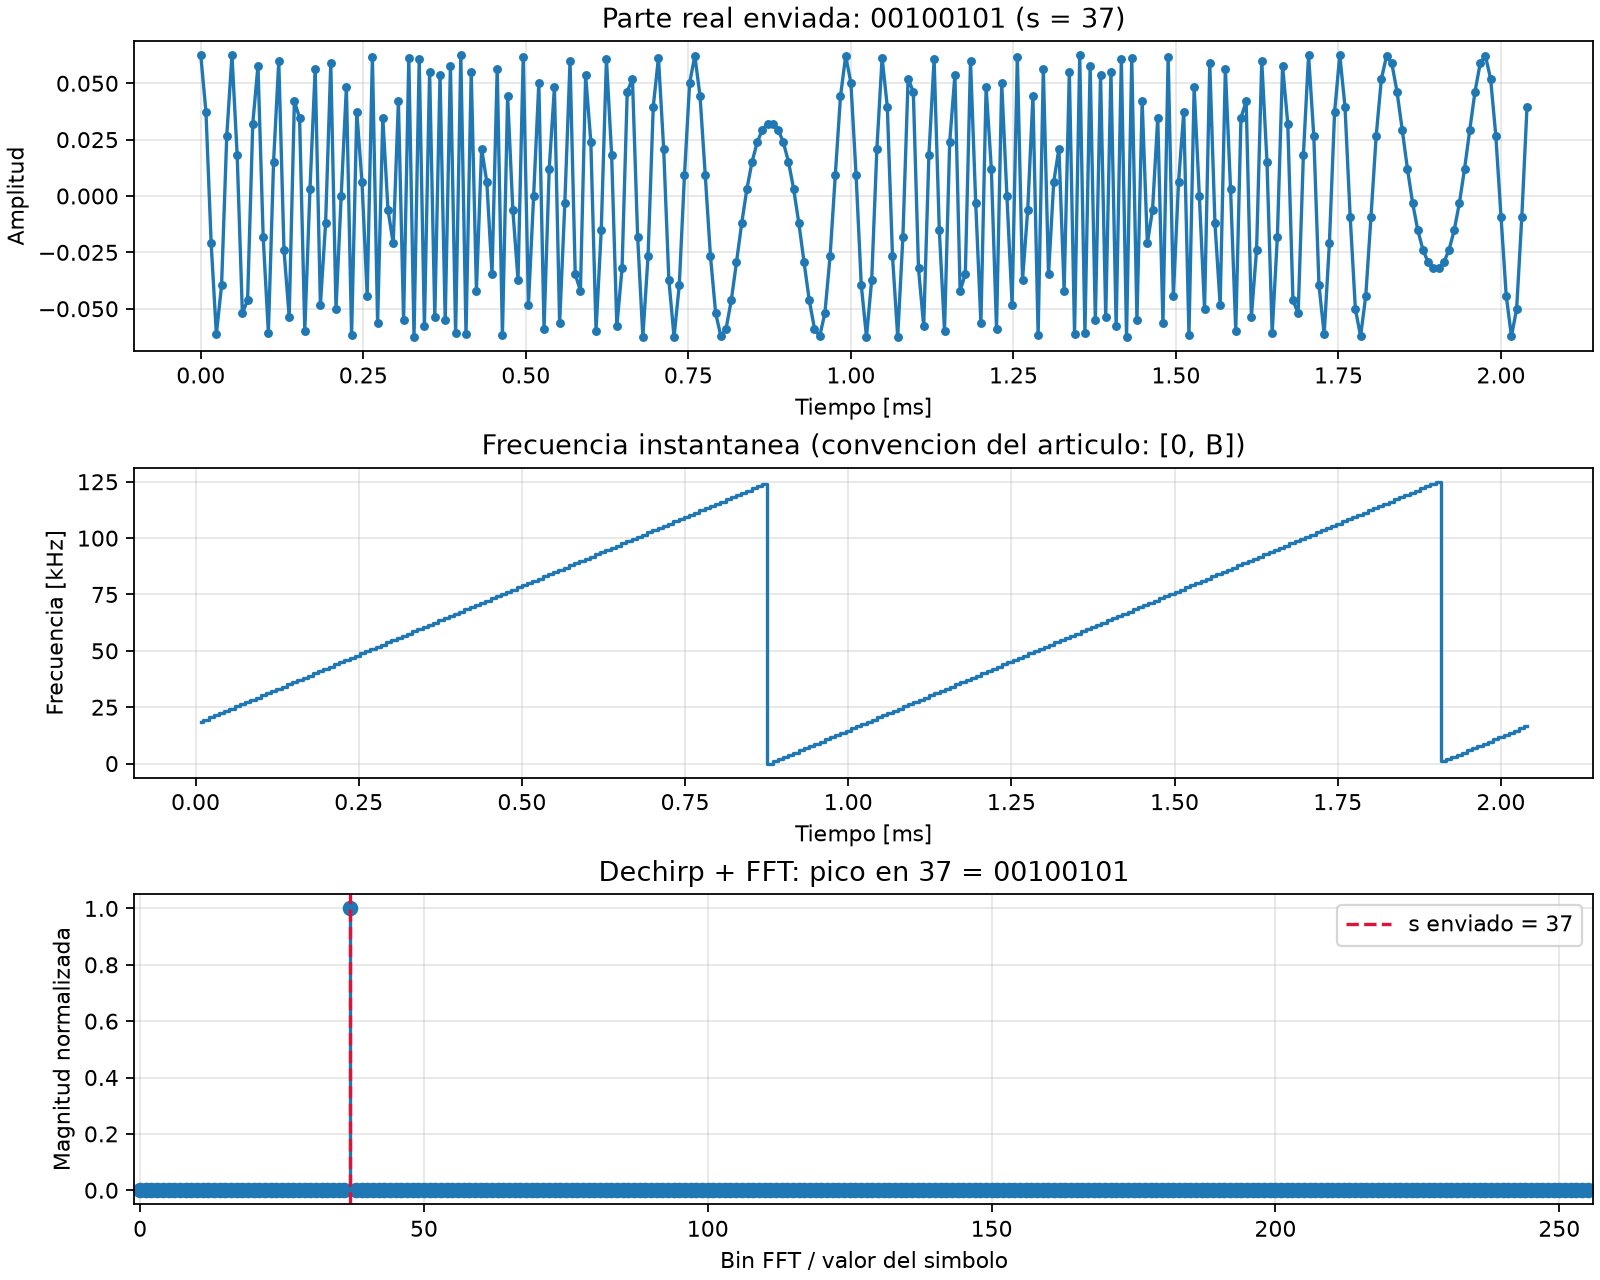

Source code (Python):
"""Un simbolo LoRa de 8 bits usando exactamente la ecuacion (2) del articulo.

Requiere: numpy y matplotlib. Ejecutar con: python3 simulacion_lora_chirp.py
"""

import matplotlib
matplotlib.use("Agg")  # genera el PNG tambien en equipos sin interfaz grafica
import matplotlib.pyplot as plt
import numpy as np


BITS_TRANSMITIDOS = "00100101"  # cambiar por cualquier cadena de 8 bits
B = 125_000                    # ancho de banda [Hz]


def main():
    sf = len(BITS_TRANSMITIDOS)
    assert sf == 8 and set(BITS_TRANSMITIDOS) <= {"0", "1"}
    N = 2**sf
    simbolo = int(BITS_TRANSMITIDOS, 2)
    fs = B           # una muestra por 1/B, como en el articulo
    n = np.arange(N)
    t = n / fs

    # Ecuacion (2): c[k] = 1/sqrt(N) exp(j 2pi ((s+k) mod N) k / N).
    x = np.exp(1j * 2 * np.pi * ((simbolo + n) % N) * n / N) / np.sqrt(N)

    # El articulo usa la banda [0, B]. angle() devuelve [-pi, pi], por eso
    # se la lleva a [0, 2pi) antes de convertirla a Hz.
    f_inst = np.mod(np.angle(x[1:] * np.conj(x[:-1])), 2 * np.pi) * fs / (2 * np.pi)

    # La ecuacion (16) usa este down-chirp y luego una FFT para estimar s.
    downchirp = np.exp(-1j * 2 * np.pi * n**2 / N)
    dechirped = x * downchirp
    spectrum = np.abs(np.fft.fft(dechirped))
    spectrum /= spectrum.max()  # solo para que el pico se vea en escala 0 a 1
    simbolo_estimado = int(np.argmax(spectrum))
    assert simbolo_estimado == simbolo

    fig, axes = plt.subplots(3, 1, figsize=(10, 8), constrained_layout=True)
    axes[0].plot(t * 1e3, x.real, marker=".")
    axes[0].set(title=f"Parte real enviada: {BITS_TRANSMITIDOS} (s = {simbolo})",
                xlabel="Tiempo [ms]", ylabel="Amplitud")
    axes[0].grid(True, alpha=0.3)

    axes[1].step(t[1:] * 1e3, f_inst / 1e3, where="mid")
    axes[1].set(title="Frecuencia instantanea (convencion del articulo: [0, B])",
                xlabel="Tiempo [ms]", ylabel="Frecuencia [kHz]")
    axes[1].grid(True, alpha=0.3)

    axes[2].stem(np.arange(N), spectrum, basefmt=" ")
    axes[2].axvline(simbolo, color="crimson", linestyle="--", label=f"s enviado = {simbolo}")
    axes[2].set(title=f"Dechirp + FFT: pico en {simbolo_estimado} = {BITS_TRANSMITIDOS}",
                xlabel="Bin FFT / valor del simbolo", ylabel="Magnitud normalizada",
                xlim=(-1, N))
    axes[2].grid(True, alpha=0.3)
    axes[2].legend()

    output = "simulacion_lora_chirp.png"
    fig.savefig(output, dpi=160)
    print(f"SF={sf}, B={B / 1e3:.0f} kHz, N={N}, Ts={N / B * 1e3:.3f} ms")
    print(f"Transmitido: {BITS_TRANSMITIDOS} -> s={simbolo}")
    print(f"Estimado por dechirp + FFT: s={simbolo_estimado}")
    print(f"Grafica guardada en: {output}")


if __name__ == "__main__":
    main()
